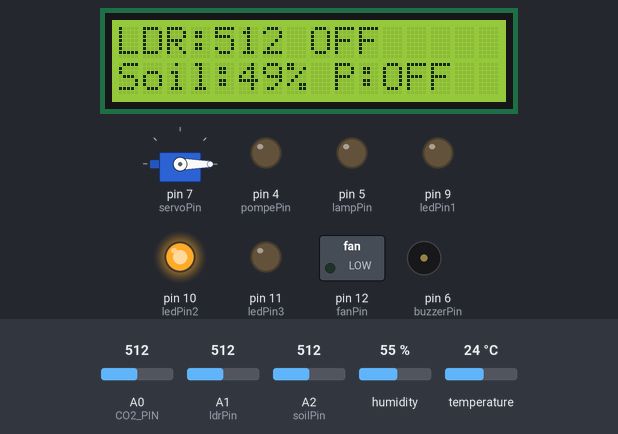
Bench run of a sketch on a simulated Arduino Uno, built with avr-gcc and run on an emulated ATmega328P. Parts: servo, 16×2 character LCD, switched loads named in the sketch (green lamp = pin HIGH), output pins drawn as LEDs (lit = HIGH), buzzer (waves = sounding, pin HIGH). The test bench sets the inputs (shaded band); at power-on: A2 (soilPin) = 512, A0 (CO2_PIN) = 512, A1 (ldrPin) = 512, humidity 55 %, temperature 24 °C. What the sketch prints to the serial monitor is not drawn.

Above: at 2.2 s.
2.3 s: A2 (soilPin) set to 698
At 4.1 s:
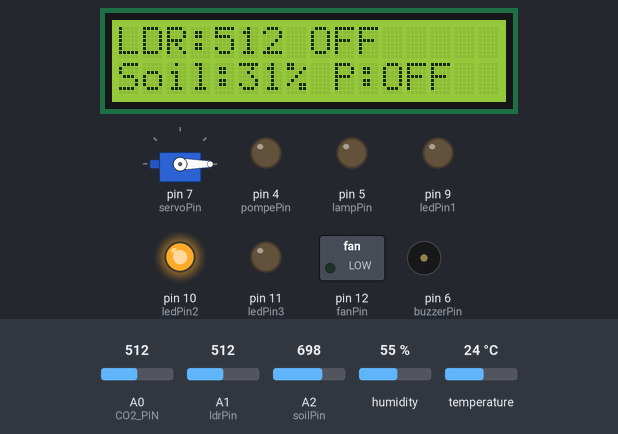
5.8 s: A2 (soilPin) set to 732
At 7.1 s:
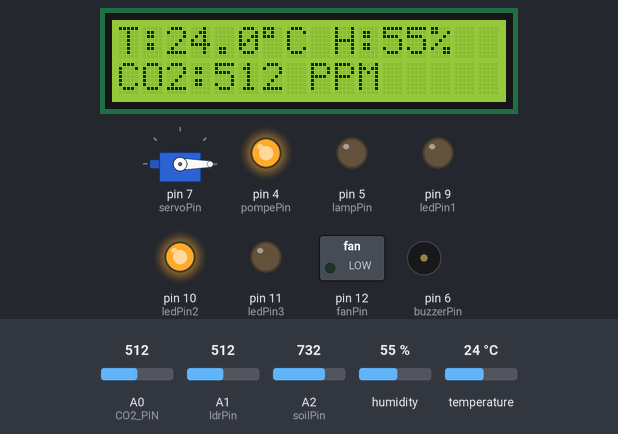
11.3 s: A0 (CO2_PIN) set to 787
At 11.8 s:
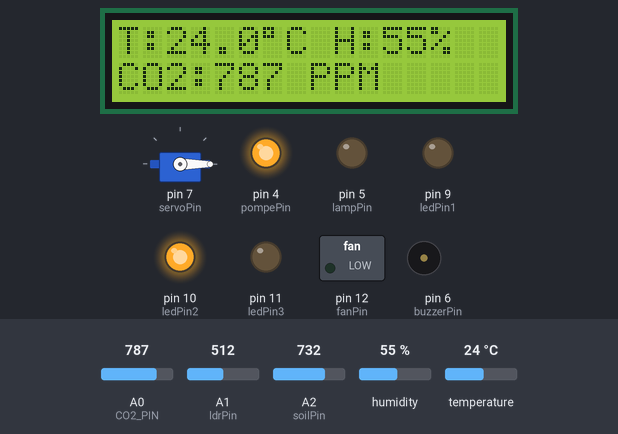
13.4 s: A0 (CO2_PIN) set to 815
At 16.0 s:
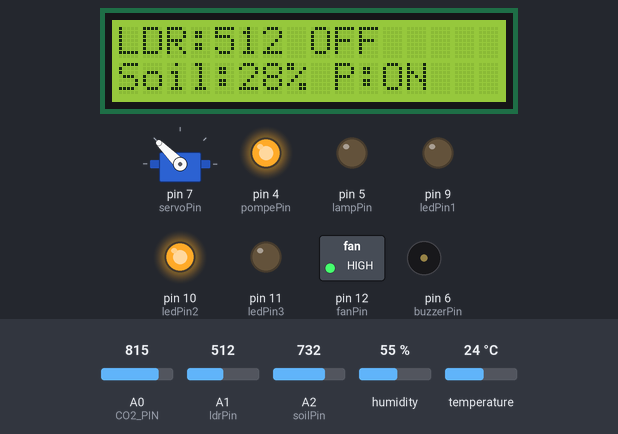
17.7 s: A1 (ldrPin) set to 313
At 18.1 s:
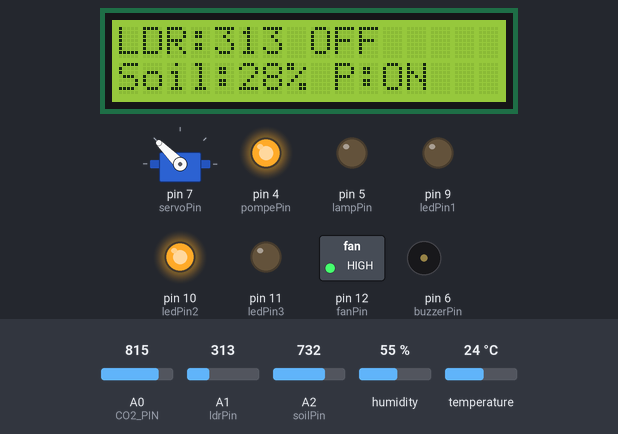
19.9 s: A1 (ldrPin) set to 282
At 21.4 s:
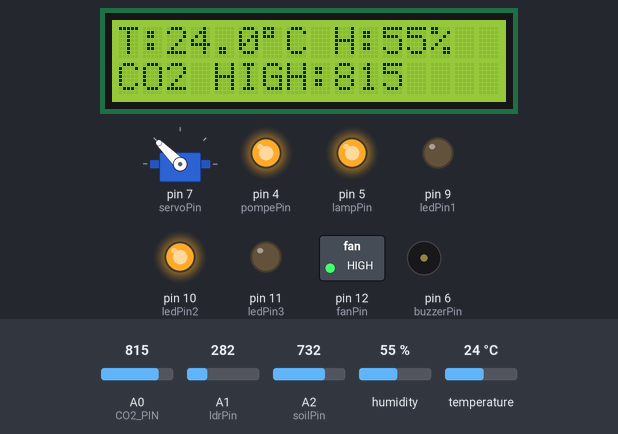
Timing chart, 0 to 22.9 s (numbered marks = the images above; inputs shaded):
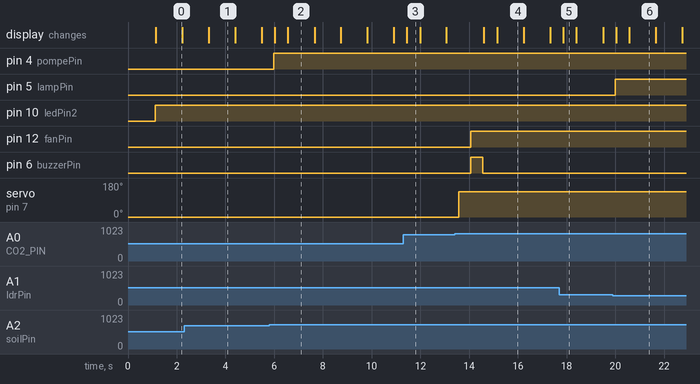

The sketch:

Code_schema_final_proteus.ino
```cpp
#include <Wire.h>
#include <LiquidCrystal_I2C.h>
#include "DHT.h"
#include <DHT_U.h>
#include <Servo.h>
#define Type DHT11

// ======== LCD ========
LiquidCrystal_I2C lcd(0x20, 16, 2);

// ======== DHT ========
int sensePin = 8;
DHT HT(sensePin, Type);
float humidity;
float temperature;

// ======== Pins ========
int ledPin1   = 9;
int ledPin2   = 10;
int ledPin3   = 11;
int fanPin    = 12;
int buzzerPin = 6;
int servoPin  = 7;

#define CO2_PIN       A0
#define CO2_THRESHOLD 800

const int ldrPin  = A1;
const int lampPin = 5;
int ldrValue      = 0;
int seuilLDR      = 300;

int soilPin  = A2;
int pompePin = 4;
bool pompeActive = false;

// ======== Alternance des écrans LCD ========
bool showScreen1 = true;
unsigned long lastSwitch = 0;
#define SCREEN_INTERVAL 1000

// ======== État du servo ========
Servo myServo;
bool windowOpen     = false;
bool buzzer_sounded = false;

// ======== openWindow ========
void openWindow() {
  if (!windowOpen) {
    myServo.write(135);
    delay(500);
    windowOpen     = true;
    buzzer_sounded = false;
  }
  digitalWrite(fanPin, HIGH);
  if (!buzzer_sounded) {
    digitalWrite(buzzerPin, HIGH);
    delay(500);
    digitalWrite(buzzerPin, LOW);
    buzzer_sounded = true;
  }
}

// ======== closeWindow ========
void closeWindow() {
  if (windowOpen) {
    myServo.write(0);
    delay(500);
    windowOpen     = false;
    buzzer_sounded = false;
  }
  digitalWrite(fanPin,    LOW);
  digitalWrite(buzzerPin, LOW);
}

// ======== Setup ========
void setup() {
  pinMode(ledPin1,   OUTPUT);
  pinMode(ledPin2,   OUTPUT);
  pinMode(ledPin3,   OUTPUT);
  pinMode(fanPin,    OUTPUT);
  pinMode(buzzerPin, OUTPUT);
  pinMode(lampPin,   OUTPUT);
  pinMode(pompePin,  OUTPUT);

  digitalWrite(ledPin1,   LOW);
  digitalWrite(ledPin2,   LOW);
  digitalWrite(ledPin3,   LOW);
  digitalWrite(fanPin,    LOW);
  digitalWrite(buzzerPin, LOW);
  digitalWrite(lampPin,   LOW);
  digitalWrite(pompePin,  LOW);

  myServo.attach(servoPin);
  myServo.write(0);

  Serial.begin(9600);
  HT.begin();

  Wire.begin();
  lcd.init();
  lcd.backlight();
  lcd.setCursor(4, 0);
  lcd.print("Hello!");
  lcd.setCursor(0, 1);
  lcd.print(" Salam Alikom");
  delay(1000);
  lcd.clear();
}

// ======== Loop ========
void loop() {
  unsigned long now = millis();

  // ---- Lecture capteurs ----
  humidity    = HT.readHumidity();
  temperature = HT.readTemperature();
  int co2     = analogRead(CO2_PIN);
  ldrValue    = analogRead(ldrPin);

  int soilRaw      = analogRead(soilPin);
  int soilHumidity = map(soilRaw, 1023, 0, 0, 100);
  soilHumidity     = constrain(soilHumidity, 0, 100);

  // ---- LDR / Lampe ----
  digitalWrite(lampPin, ldrValue < seuilLDR ? HIGH : LOW);

  // ---- Pompe ----
  if (soilHumidity < 30)       pompeActive = true;
  else if (soilHumidity >= 90) pompeActive = false;
  digitalWrite(pompePin, pompeActive ? HIGH : LOW);

  // ---- LEDs humidité air ----
  if (humidity < 40) {
    digitalWrite(ledPin1, HIGH);
    digitalWrite(ledPin2, LOW);
    digitalWrite(ledPin3, LOW);
  } else if (humidity <= 80) {
    digitalWrite(ledPin1, LOW);
    digitalWrite(ledPin2, HIGH);
    digitalWrite(ledPin3, LOW);
  } else {
    digitalWrite(ledPin1, LOW);
    digitalWrite(ledPin2, LOW);
    digitalWrite(ledPin3, HIGH);
  }

  // ---- Fenêtre / Ventilateur / Buzzer ----
  bool co2High = (co2 > CO2_THRESHOLD);
  if (co2High || temperature > 25 || humidity < 40 || humidity > 80) {
    openWindow();
  } else {
    closeWindow();
  }

  // ---- Moniteur série ----
  Serial.print("Temp: ");      Serial.print(temperature);
  Serial.print(" | Hum: ");    Serial.print(humidity);
  Serial.print(" | CO2: ");    Serial.print(co2);
  Serial.print(" | LDR: ");    Serial.print(ldrValue);
  Serial.print(" | Soil: ");   Serial.print(soilHumidity);
  Serial.print("% | Pompe: "); Serial.println(pompeActive ? "ON" : "OFF");

  // ---- Alternance écran LCD ----
  if (now - lastSwitch >= SCREEN_INTERVAL) {
    lastSwitch  = now;
    showScreen1 = !showScreen1;
    lcd.clear();
  }

  if (showScreen1) {
    // Écran 1 : Temp + Hum + CO2
    lcd.setCursor(0, 0);
    lcd.print("T:");
    lcd.print(temperature, 1);
    lcd.print((char)223);
    lcd.print("C H:");
    lcd.print(humidity, 0);
    lcd.print("%  ");

    lcd.setCursor(0, 1);
    if (co2High) {
      lcd.print("CO2 HIGH:");
      lcd.print(co2);
      lcd.print("  ");
    } else {
      lcd.print("CO2:");
      lcd.print(co2);
      lcd.print(" PPM  ");
    }
  } else {
    // Écran 2 : LDR + Sol
    lcd.setCursor(0, 0);
    lcd.print("LDR:");
    lcd.print(ldrValue);
    lcd.print(ldrValue < seuilLDR ? " ON " : " OFF");

    lcd.setCursor(0, 1);
    lcd.print("Soil:");
    lcd.print(soilHumidity);
    lcd.print("%");
    lcd.print(pompeActive ? " P:ON " : " P:OFF");
  }

  delay(500);
}
```

Measured:
- the behaviour switches between 716 and 717 on A2 (soilPin) (found by bisection; images 1 and 2)
- the behaviour switches between 800 and 801 on A0 (CO2_PIN) (found by bisection; images 3 and 4)
- the behaviour switches between 300 and 299 on A1 (ldrPin) (found by bisection; images 5 and 6)
- after the input at 2.3 s, the display: changes after 1.0 s (image 1)
- after the input at 5.8 s, pin 4 (pompePin): LOW → HIGH after 0.19 s; the display: first changes after 0.22 s (image 2 shows a later state)
- after the input at 11.3 s, the display: changes after 0.13 s (image 3)
- after the input at 13.4 s, pin 12 (fanPin): LOW → HIGH after 0.67 s; pin 6 (buzzerPin): LOW → HIGH after 0.67 s, → LOW 0.50 s later; servo on pin 7 (servoPin): 0° → 135° after 0.17 s; the display: first changes after 1.2 s (image 4 shows a later state)
- after the input at 17.7 s, the display: changes after 0.16 s (image 5)
- after the input at 19.9 s, pin 5 (lampPin): LOW → HIGH after 0.10 s; the display: first changes after 0.13 s (image 6 shows a later state)
